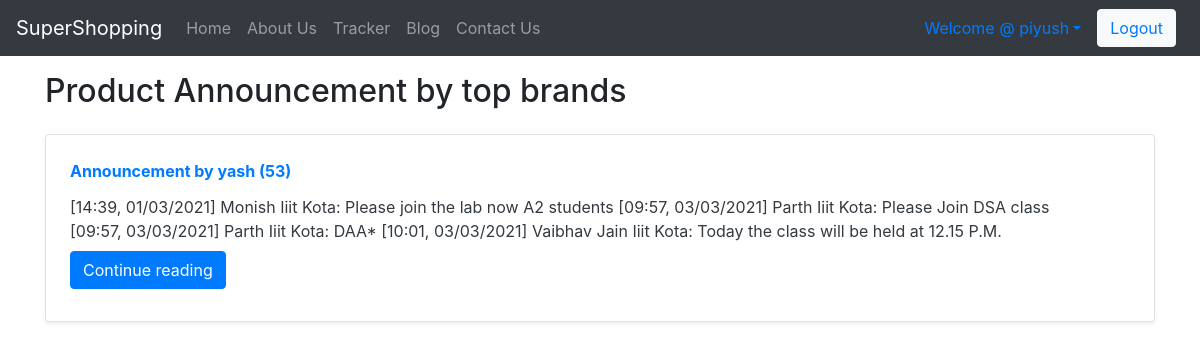
Page /blog/ (signed in) on the committed database.
### blog/models.py (models this page shows, shortened)
class Post(models.Model):
    sno=models.AutoField(primary_key=True)
    title=models.CharField(max_length=255)
    author = models.CharField(max_length=14)
    slug = models.CharField(max_length=130)
    views = models.IntegerField(default=0)
    timeStamp = models.DateTimeField(blank=True)
    content = models.TextField()
    thumbnail = models.ImageField(upload_to='shop/images', default="")

### blog/views.py (the view)
# urls.py: path('', views.blogHome, name="bloghome"),
def blogHome(request):
    allPosts = Post.objects.all()
    context = {'allPosts': allPosts}
    return render(request, "blog/blogHome.html", context)

### blog/templates/blog/blogHome.html (shortened to what this page needs)
{% extends 'blog/basic.html' %}
{% block body %}
<div class="container my-3">
    <h2>Product Announcement by top brands</h2>
    {% for post in allPosts  %}
    <div class="row no-gutters border rounded overflow-hidden flex-md-row mb-4 shadow-sm h-md-250 my-4 position-relative">
        <div class="col p-4 d-flex flex-column position-static">
             <strong class="d-inline-block mb-2 text-primary">Announcement  by {{post.author}} ({{post.views}})</strong>
            <h3 class="mb-0"><a class="text-dark" href="/blog/{{post.slug}}"{{post.title}} </a> </h3>
            <p class="card-text mb-auto">{{post.content|safe| truncatechars:500}}</p>
            <div class="my-2">
            	<a href="/blog/{{post.slug}}" role="button" class="btn btn-primary">Continue reading</a>
            </div>
        </div>
        <div class="col-auto d-none d-lg-block">
        </div>
        {% endfor %}
    </div>
 {% endblock %}

### blog/templates/blog/basic.html (shortened to what this page needs)
<!doctype html>
<html lang="en">
  <head>
    <link rel="stylesheet" href="https://stackpath.bootstrapcdn.com/bootstrap/4.2.1/css/bootstrap.min.css">
  </head>
  <body>
    <nav class="navbar navbar-expand-lg navbar-dark bg-dark">
  <a class="navbar-brand" href="/shop">SuperShopping</a>
  <div class="collapse navbar-collapse" id="navbarSupportedContent">
    <ul class="navbar-nav mr-auto">
      <li class="nav-item">
        <a class="nav-link" href="/shop">Home <span class="sr-only">(current)</span></a>
      </li>
      <li class="nav-item">
        <a class="nav-link" href="/shop/about">About Us</a>
      </li>
      <li class="nav-item">
        <a class="nav-link" href="/shop/tracker">Tracker</a>
      </li>
      <li class="nav-item">
        <a class="nav-link" href="/blog">Blog</a>
      </li>
       <li class="nav-item">
        <a class="nav-link" href="/shop/contact">Contact Us</a>
      </li>
    </ul>
    {% if user.is_authenticated %}
        <a class="nav-link dropdown-toggle" href='#' id="navbarDropdown" role="button" > Welcome @ {{request.user}}</a>
          <button type="button" class="btn btn-light mr-2">
              <a href="/logout" class="">Logout</a></button>
  {% endif %}
  </div>
</nav>
  {% block body %} {% endblock %}

### rows in the picture
Post: author "yash", views "53", content "[14:39, 01/03/2021] Monish Iiit Kota: Please join the lab now A2 students [09:57, 03/03/2021] Parth Iiit Kota: Please Join DSA class [09:57, 03/03/2021] Parth Iiit Kota: DAA* [10:01, 03/03/2021] Vaibhav Jain Iiit Kota: Today the class will be held at 12.15 P.M."

### other values in the picture
{{ request.user }} "piyush"
